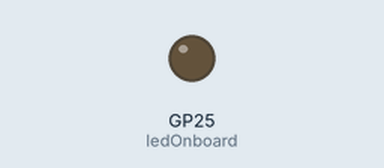
This program was run on a simulated Raspberry Pi Pico running MicroPython. Shown: output pins drawn as LEDs (lit = HIGH).

Above: at 0.8 s.
Timing chart, 0 to 22.0 s (numbered marks = the images above):
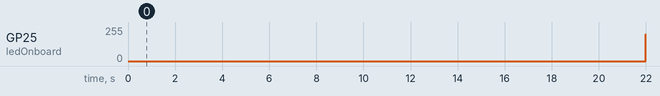

Measured:
- by itself, GP25 (ledOnboard): 0/255 → 200/255 at 22.0 s

The program:

6_PWM.py
```python
import machine
import utime

ledOnboard_pin = 25
ledOnboard = machine.PWM(machine.Pin(ledOnboard_pin))
ledOnboard.freq(1000)
while True:
    for duty in range(0,65536):
        ledOnboard.duty_u16(duty)
    for duty in range(65535,-1,-1):
        ledOnboard.duty_u16(duty)
```
